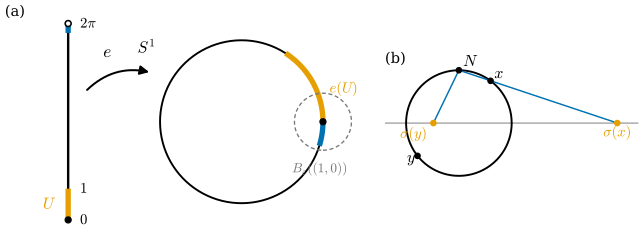

Recreate this plot in Python.
"""그림 3.2.2: 원 S^1으로 가는 두 사상 (3.2절, 예 3.2.14, 비예 3.2.15).

(a) e(t) = (cos t, sin t), t ∈ [0, 2π)는 연속 전단사이지만 위상동형사상이 아니다.
    U = [0, 1)은 [0, 2π)의 열린집합인데, e(U)(주황 호)는 S^1의 열린집합이 아니다.
    (1, 0)을 중심으로 하는 공 B_ε((1,0))(ε = 0.35)에는 t가 2π에 가까운 점 e(t)(파랑)가 들어 있고,
    그 점들은 e(U)에 속하지 않는다.
(b) 입체사영 σ(x) = x^1/(1 - x^2) (n = 1). 북극 N = (0, 1)과 x를 잇는 직선이 x^1축과 만나는 점이 σ(x)다.
    x = (3/5, 4/5)이면 σ(x) = 3 (연습 3.2.3).

실행: 프로젝트 루트에서 ``PYTHONPATH=tools python3 chapters/03-topology-basics/figures/fig-3-2-2-circle-maps.py``
"""

import dgfig

dgfig.setup()

import matplotlib.pyplot as plt
import numpy as np
from matplotlib.patches import Circle

C = dgfig.COLORS
LW = dgfig.LW

e = lambda t: np.stack([np.cos(t), np.sin(t)], axis=-1)
eps = 0.35
tU = np.linspace(0, 1, 200)
# 자기검사: 2π - δ (δ 작음)에서 e(t)는 B_eps((1,0)) 안에 있고 e(U)에 없다 (t ∉ [0,1))
for delta in (0.05, 0.15, 0.3):
    pt = e(2 * np.pi - delta)
    assert np.linalg.norm(pt - np.array([1.0, 0.0])) < eps
    assert not (0 <= 2 * np.pi - delta < 1)

fig = plt.figure(figsize=(6.6, 2.9))
ax0 = fig.add_axes([0.0, 0.08, 0.2, 0.84])
ax1 = fig.add_axes([0.2, 0.0, 0.36, 1.0])
ax2 = fig.add_axes([0.6, 0.0, 0.4, 1.0])

# (a) 왼쪽: 구간 [0, 2π)을 세로로 ----------------------------------------------------
ax = ax0
ax.set_xlim(-0.8, 0.8); ax.set_ylim(-0.6, 2 * np.pi + 0.6)
ax.set_axis_off()
ax.plot([0, 0], [0, 2 * np.pi], color=C["main"], lw=LW["main"])
ax.plot(0, 0, "o", ms=4.5, color=C["main"], zorder=5)
ax.plot(0, 2 * np.pi, "o", ms=4.5, mfc="white", mec=C["main"], mew=1.2, zorder=5)
ax.plot([0, 0], [0, 1], color=C["accent"], lw=4, solid_capstyle="butt", zorder=4)
ax.plot([0, 0], [2 * np.pi - 0.3, 2 * np.pi - 0.02], color=C["tangent"], lw=4, solid_capstyle="butt", zorder=4)
ax.text(0.15, 0.0, r"$0$", va="center", fontsize=11)
ax.text(0.15, 2 * np.pi, r"$2\pi$", va="center", fontsize=11)
ax.text(0.15, 1.0, r"$1$", va="center", fontsize=11)
ax.text(-0.18, 0.5, r"$U$", ha="right", va="center", fontsize=12, color=C["accent"])
ax.text(0.0, 1.0, "(a)", transform=ax.transAxes, ha="left", va="top", fontsize=11)

# (a) 오른쪽: 원 -----------------------------------------------------------------
ax = ax1
dgfig.schematic_axes(ax, (-1.35, 1.45), (-1.35, 1.35))
th = np.linspace(0, 2 * np.pi, 400)
ax.plot(*e(th).T, color=C["main"], lw=LW["main"] * 0.8, zorder=2)
ax.plot(*e(tU).T, color=C["accent"], lw=4, solid_capstyle="butt", zorder=3)
tB = np.linspace(2 * np.pi - 0.3, 2 * np.pi - 0.02, 50)
ax.plot(*e(tB).T, color=C["tangent"], lw=4, solid_capstyle="butt", zorder=3)
ax.add_patch(Circle((1, 0), eps, fill=False, edgecolor=C["aux"], lw=1.0, ls=(0, (3, 2)), zorder=4))
ax.plot(1, 0, "o", ms=4.5, color=C["main"], zorder=6)
ax.text(1.08, 0.36, r"$e(U)$", fontsize=11, color=C["accent"])
ax.text(0.62, -0.62, r"$B_\varepsilon((1,0))$", fontsize=10, color=C["aux"])
ax.text(-1.05, 0.85, r"$S^1$", fontsize=12, ha="right")
dgfig.map_arrow(fig, ax0, ax1, r"$e$", xy_from=(0.62, 0.62), xy_to=(0.1, 0.72), rad=-0.3)

# (b) 입체사영 ---------------------------------------------------------------------
ax = ax2
dgfig.schematic_axes(ax, (-1.4, 3.4), (-1.3, 1.35))
ax.plot(*e(th).T, color=C["main"], lw=LW["main"] * 0.8, zorder=2)
ax.plot([-1.4, 3.4], [0, 0], color=C["aux"], lw=0.7, zorder=1)
N = np.array([0.0, 1.0])
x = np.array([3 / 5, 4 / 5])
sig = x[0] / (1 - x[1])
assert abs(sig - 3.0) < 1e-12
assert abs(np.linalg.norm(x) - 1) < 1e-12
# 자기검사: N, x, (σ(x), 0)이 한 직선 위에 있다
v1, v2 = x - N, np.array([sig, 0.0]) - N
assert abs(v1[0] * v2[1] - v1[1] * v2[0]) < 1e-12
ax.plot([N[0], sig], [N[1], 0], color=C["tangent"], lw=1.1, zorder=3)
x2 = np.array([-np.sin(0.9), -np.cos(0.9)])          # 남반구의 점
sig2 = x2[0] / (1 - x2[1])
ax.plot([N[0], sig2], [N[1], 0], color=C["tangent"], lw=1.1, zorder=3)
for q in (N, x, x2):
    ax.plot(*q, "o", ms=4, color=C["main"], zorder=6)
for s in (sig, sig2):
    ax.plot(s, 0, "o", ms=4, color=C["accent"], zorder=6)
ax.text(0.08, 1.08, r"$N$", fontsize=12)
ax.text(x[0] + 0.07, x[1] + 0.05, r"$x$", fontsize=12)
ax.text(sig, -0.25, r"$\sigma(x)$", fontsize=11, ha="center", color=C["accent"])
ax.text(x2[0] - 0.2, x2[1] - 0.12, r"$y$", fontsize=12)
ax.text(sig2 - 0.12, -0.28, r"$\sigma(y)$", fontsize=11, ha="right", color=C["accent"])
ax.text(0.0, 1.0, "(b)", transform=ax.transAxes, ha="left", va="top", fontsize=11)

dgfig.save(fig, __file__)
